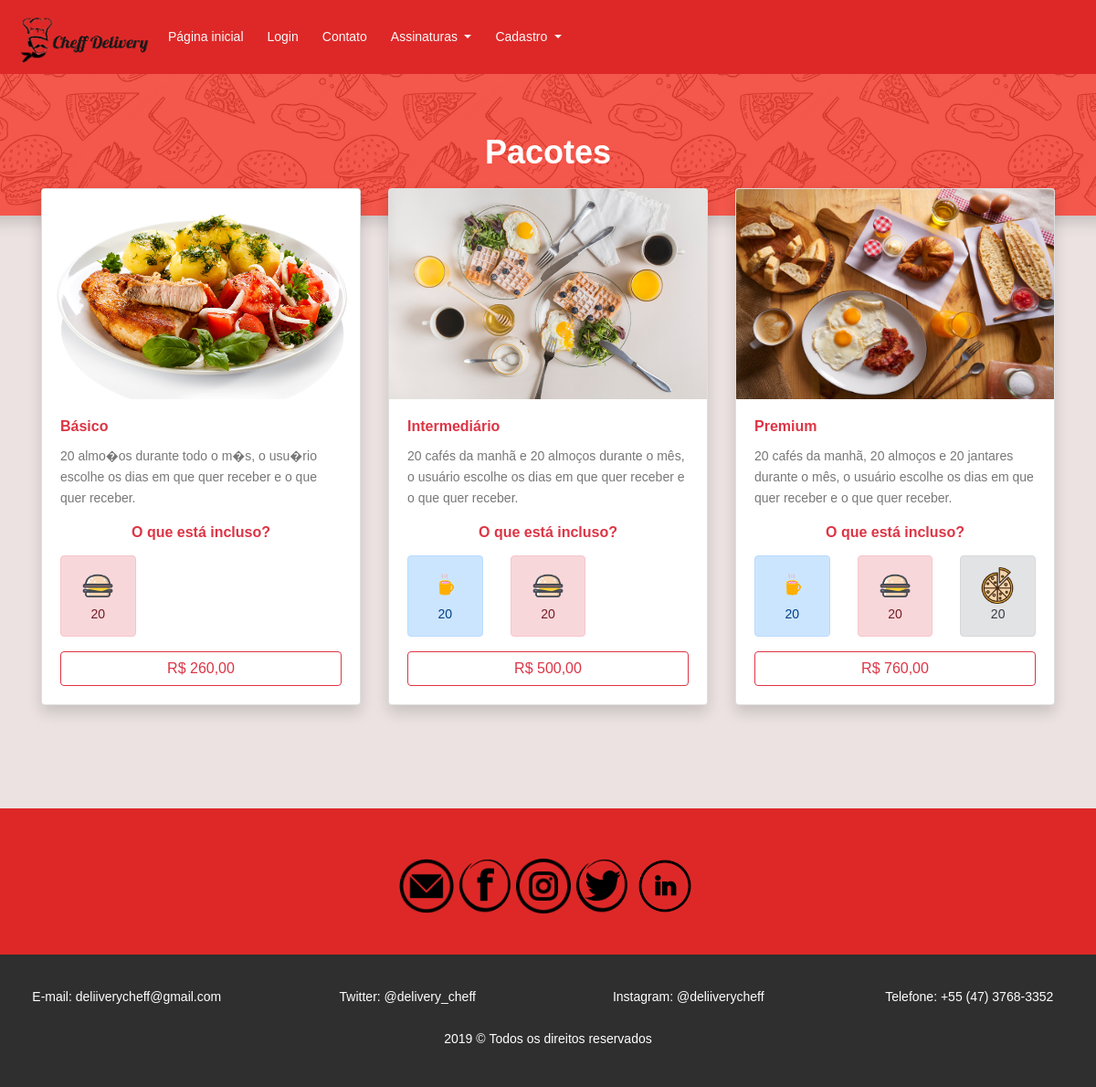
Screenshot of /pacotes.php with the database file from the repository.
### tables this page shows
CREATE TABLE `pacotes` (
  `id` int(11) NOT NULL,
  `nome_pacote` varchar(255) NOT NULL,
  `nome_imagem` varchar(255) NOT NULL,
  `descricao_pacote` varchar(255) NOT NULL,
  `preco_pacote` varchar(255) NOT NULL,
  `quantidade_cafe` int(11) NOT NULL,
  `quantidade_almoco` int(11) NOT NULL,
  `quantidade_jantar` int(11) NOT NULL
);

### pacotes.php (the view, shortened to what this page needs)
<?php
require_once"include/conexao.php";
$lista = "SELECT * FROM pacotes";
$queryPacote = mysqli_query($con, $lista);
$lista = mysqli_fetch_all($queryPacote, MYSQLI_ASSOC);
?>
<!DOCTYPE html>
<html lang="pt-br">
<head>
	<link rel="stylesheet" href="https://stackpath.bootstrapcdn.com/bootstrap/4.3.1/css/bootstrap.min.css">
	<link rel="stylesheet" type="text/css" href="media/css/estilos.css">
	<link rel="stylesheet" href="media/css/main.css">
</head>
<body style="background-color: rgb(235, 226, 225);">
	<?php
	require_once "header.php";
	?>
	<div class="row">
		<div class="shadow" style="  background-color: #f2392c ;
		background-image: url('media/images/food-pattern.png');
		min-height: 100px;
		min-width: 100%;
		background-size: 30%;
		background-position: center 1050px;">
		<div class="text-center my-5" >
			<h1 class="text-white pt-3 ">Pacotes</h1>
		</div>
	</div>
</div>
<div class="container">
	<div class="row">
		<?php foreach ($lista as $item) { ?>
			<div class="col-md-4 col-10 offset-1 offset-md-0 mb-5 " style=" margin-top: -30px !important;">
				<div class="card shadow">
					<img src="media/images/<?=$item['nome_imagem']?>" class="card-img-top" style="max-height: 230px;">
					<div class="card-body">
						<h5 class="card-title text-danger"><?=utf8_encode($item['nome_pacote'])?></h5>
						<p class="card-text"><?=utf8_encode($item['descricao_pacote'])?></p>
						<h5 class="text-danger text-center mb-3">O que está incluso?</h5>
						<div class="row">
							<?php if ($item['quantidade_cafe'] != 0) { ?>
								<div class="col-md-4 m-0" role="alert">
									<div class="alert alert-primary text-center">
										<img src="media/images/icone-cafe.png" style="max-height: 40px; margin-right: 7px;"><?=$item['quantidade_cafe']?><br>
									</div>
								</div>
							<?php } ?>
							<?php if ($item['quantidade_almoco'] != 0) { ?>
								<div class=" col-md-4 m-0" role="alert">
									<div class="alert alert-danger text-center">
										<img src="media/images/hamburger.png" style="max-height: 40px; margin-right: 7px;"><?=$item['quantidade_almoco']?><br>
									</div>
								</div>
							<?php } ?>
							<?php if ($item['quantidade_jantar'] != 0) { ?>
								<div class=" col-md-4 m-0" role="alert">
									<div class="alert alert-secondary text-center">
										<img src="media/images/pizza.png" style="max-height: 40px; margin-right: 10px; "><?=$item['quantidade_jantar']?>
									</div>
								</div>
							<?php } ?>
						</div>
						<?php if (!isset($_SESSION['logado']) || $_SESSION['logado'] == false) { ?>
							<a href="erros3.php" class="btn btn-outline-danger col-md-12"><?=$item['preco_pacote']?></a>
						<?php } ?>
					</div>
				</div>
			</div>
		<?php } ?>
	</div>
</div>
<?php
require_once "footer.php";
?>
</body>
</html>

### media/css/estilos.css (style rules this page uses)
* { font-family: arial !important; }

### media/css/main.css (style rules this page uses)
body { color:#777;font-family:"Poppins",sans-serif;font-size:14px;font-weight:300;line-height:1.625em;position:relative }
a { -webkit-transition:all 0.3s ease 0s;-moz-transition:all 0.3s ease 0s;-o-transition:all 0.3s ease 0s;transition:all 0.3s ease 0s }
a,a:focus,a:hover { text-decoration:none;outline:0 }
h1,h2,h3,h4,h5,h6 { font-family:"Poppins",sans-serif;color:#222;line-height:1.2em !important;margin-bottom:0;margin-top:0;font-weight:600 }
h1,.h1 { font-size:36px }
h5,.h5 { font-size:16px }
.mb-5 { margin-bottom:5px }
.text-white { color:#fff }
.text-center { text-align:center }
h1 { font-size:36px }
h5 { font-size:16px }
h1,h2,h3,h4,h5,h6 { line-height:1.5em }

### rows the page displays
pacotes: nome_imagem (picture), nome_pacote "Básico", descricao_pacote "20 almo�os durante todo o m�s, o usu�rio escolhe os dias em que quer receber e o que quer receber.", quantidade_almoco "20", preco_pacote "R$ 260,00"
pacotes: nome_imagem (picture), nome_pacote "Intermediário", descricao_pacote "20 cafés da manhã e 20 almoços durante o mês, o usuário escolhe os dias em que quer receber e o que quer receber.", quantidade_cafe "20", quantidade_almoco "20", preco_pacote "R$ 500,00"
pacotes: nome_imagem (picture), nome_pacote "Premium", descricao_pacote "20 cafés da manhã, 20 almoços e 20 jantares durante o mês, o usuário escolhe os dias em que quer receber e o que quer receber.", quantidade_cafe "20", quantidade_almoco "20", quantidade_jantar "20", preco_pacote "R$ 760,00"
